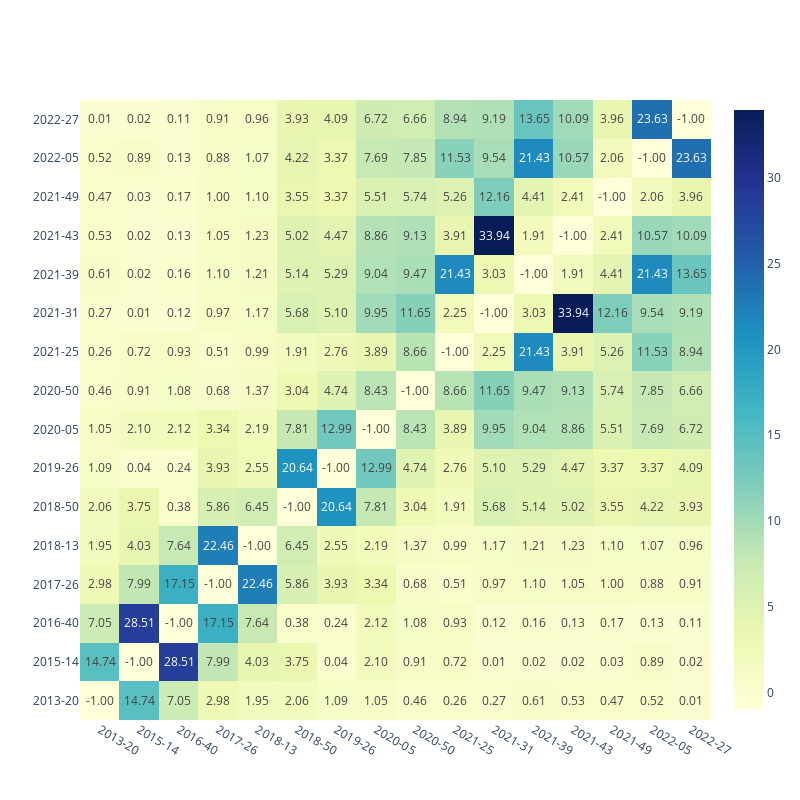
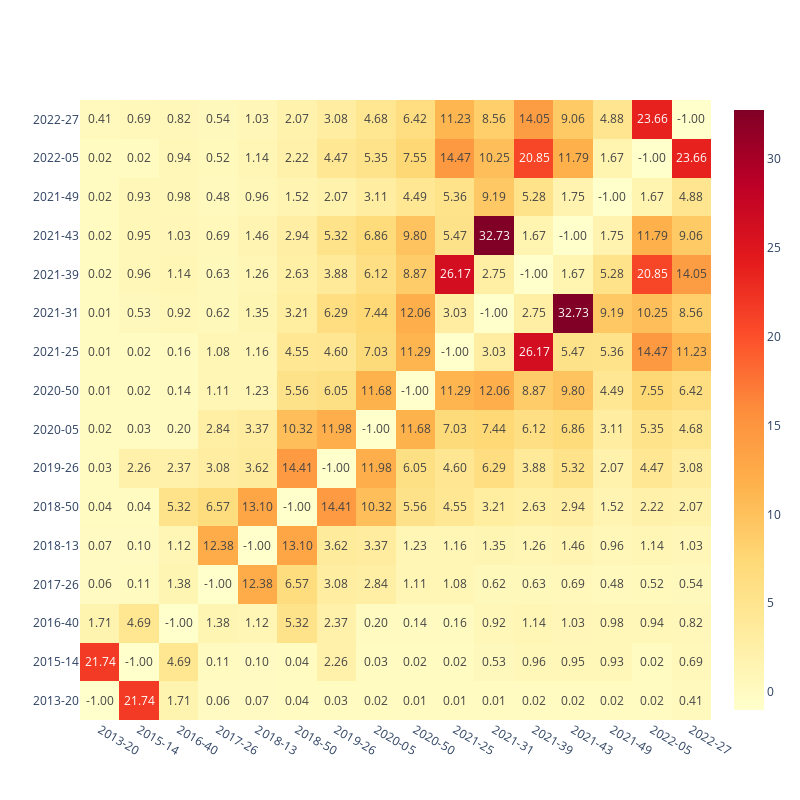
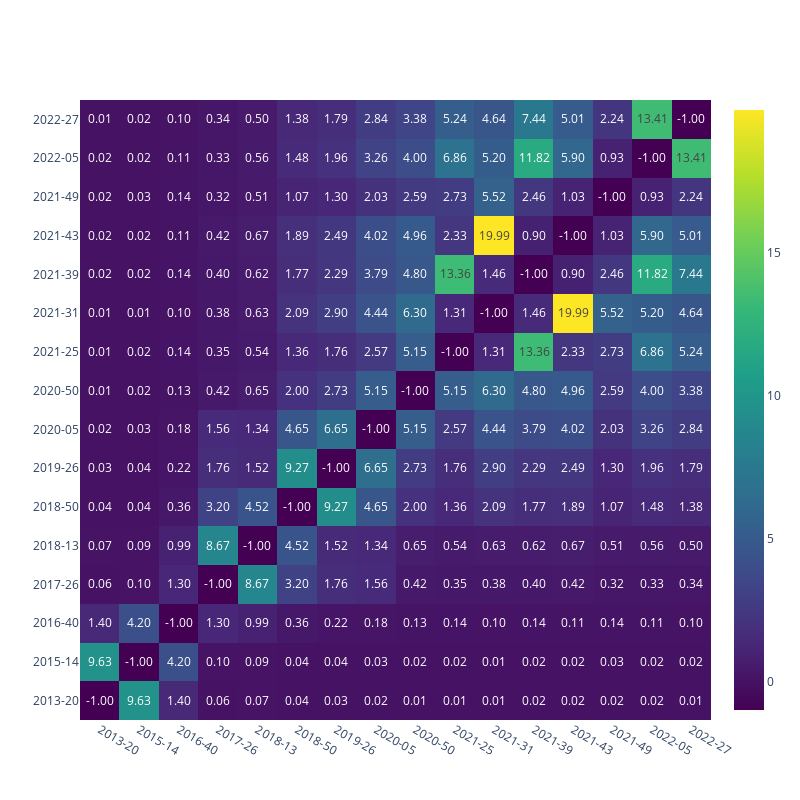

Notebook source saved alongside these figures, in order:
### Code cell
def draw(overlap_ratio, colorscale):

    fig = go.Figure(go.Histogram2d(x=X, 
                                   y=Y, 
                                   z=overlap_ratio, 
                                   colorscale=colorscale,
                                   texttemplate= "%{z:0.2f}", 
                                   histfunc="avg"
                                  )
                    )

    fig.update_layout(
        xaxis=dict( ticks='', showgrid=False, zeroline=False, nticks=30),
        yaxis=dict( ticks='', showgrid=False, zeroline=False, nticks=30),
        autosize=False,
        height=800,
        width=800,
        hovermode='closest',
    )

    fig.update_xaxes(categoryorder="category ascending", type="category")
    fig.update_yaxes(categoryorder="category ascending", type="category")

    fig.show()
    
draw(overlap_ratio1, "YlGnBu")
draw(overlap_ratio2, "ylorrd")
draw(overlap_ratio3, "viridis")

### Figure 1 — Plotly figure (JSON) as saved in the notebook; plotly's stock layout.template omitted (floating-point values rounded to 4 significant figures; data arrays with more than 128 entries replaced by an {"elided": "..."} marker saying what was removed)
{"data": [{"colorscale": [[0, "rgb(255,255,217)"], [0.125, "rgb(237,248,177)"], [0.25, "rgb(199,233,180)"], [0.375, "rgb(127,205,187)"], [0.5, "rgb(65,182,196)"], [0.625, "rgb(29,145,192)"], [0.75, "rgb(34,94,168)"], [0.875, "rgb(37,52,148)"], [1, "rgb(8,29,88)"]], "histfunc": "avg", "texttemplate": "%{z:0.2f}", "type": "histogram2d", "x": {"elided": "256 str values"}, "y": {"elided": "256 str values"}, "z": {"elided": "256 float values"}}], "layout": {"autosize": false, "height": 800, "hovermode": "closest", "width": 800, "xaxis": {"categoryorder": "category ascending", "nticks": 20, "showgrid": false, "ticks": "", "type": "category", "zeroline": false}, "yaxis": {"categoryorder": "category ascending", "nticks": 20, "showgrid": false, "ticks": "", "type": "category", "zeroline": false}}}

### Figure 2 — Plotly figure (JSON) as saved in the notebook; plotly's stock layout.template omitted (floating-point values rounded to 4 significant figures; data arrays with more than 128 entries replaced by an {"elided": "..."} marker saying what was removed)
{"data": [{"colorscale": [[0, "rgb(255,255,204)"], [0.125, "rgb(255,237,160)"], [0.25, "rgb(254,217,118)"], [0.375, "rgb(254,178,76)"], [0.5, "rgb(253,141,60)"], [0.625, "rgb(252,78,42)"], [0.75, "rgb(227,26,28)"], [0.875, "rgb(189,0,38)"], [1, "rgb(128,0,38)"]], "histfunc": "avg", "texttemplate": "%{z:0.2f}", "type": "histogram2d", "x": {"elided": "256 str values"}, "y": {"elided": "256 str values"}, "z": {"elided": "256 float values"}}], "layout": {"autosize": false, "height": 800, "hovermode": "closest", "width": 800, "xaxis": {"categoryorder": "category ascending", "nticks": 20, "showgrid": false, "ticks": "", "type": "category", "zeroline": false}, "yaxis": {"categoryorder": "category ascending", "nticks": 20, "showgrid": false, "ticks": "", "type": "category", "zeroline": false}}}

### Figure 3 — Plotly figure (JSON) as saved in the notebook; plotly's stock layout.template omitted (floating-point values rounded to 4 significant figures; data arrays with more than 128 entries replaced by an {"elided": "..."} marker saying what was removed)
{"data": [{"colorscale": [[0, "#440154"], [0.1111, "#482878"], [0.2222, "#3e4989"], [0.3333, "#31688e"], [0.4444, "#26828e"], [0.5556, "#1f9e89"], [0.6667, "#35b779"], [0.7778, "#6ece58"], [0.8889, "#b5de2b"], [1, "#fde725"]], "histfunc": "avg", "texttemplate": "%{z:0.2f}", "type": "histogram2d", "x": {"elided": "256 str values"}, "y": {"elided": "256 str values"}, "z": {"elided": "256 float values"}}], "layout": {"autosize": false, "height": 800, "hovermode": "closest", "width": 800, "xaxis": {"categoryorder": "category ascending", "nticks": 20, "showgrid": false, "ticks": "", "type": "category", "zeroline": false}, "yaxis": {"categoryorder": "category ascending", "nticks": 20, "showgrid": false, "ticks": "", "type": "category", "zeroline": false}}}
